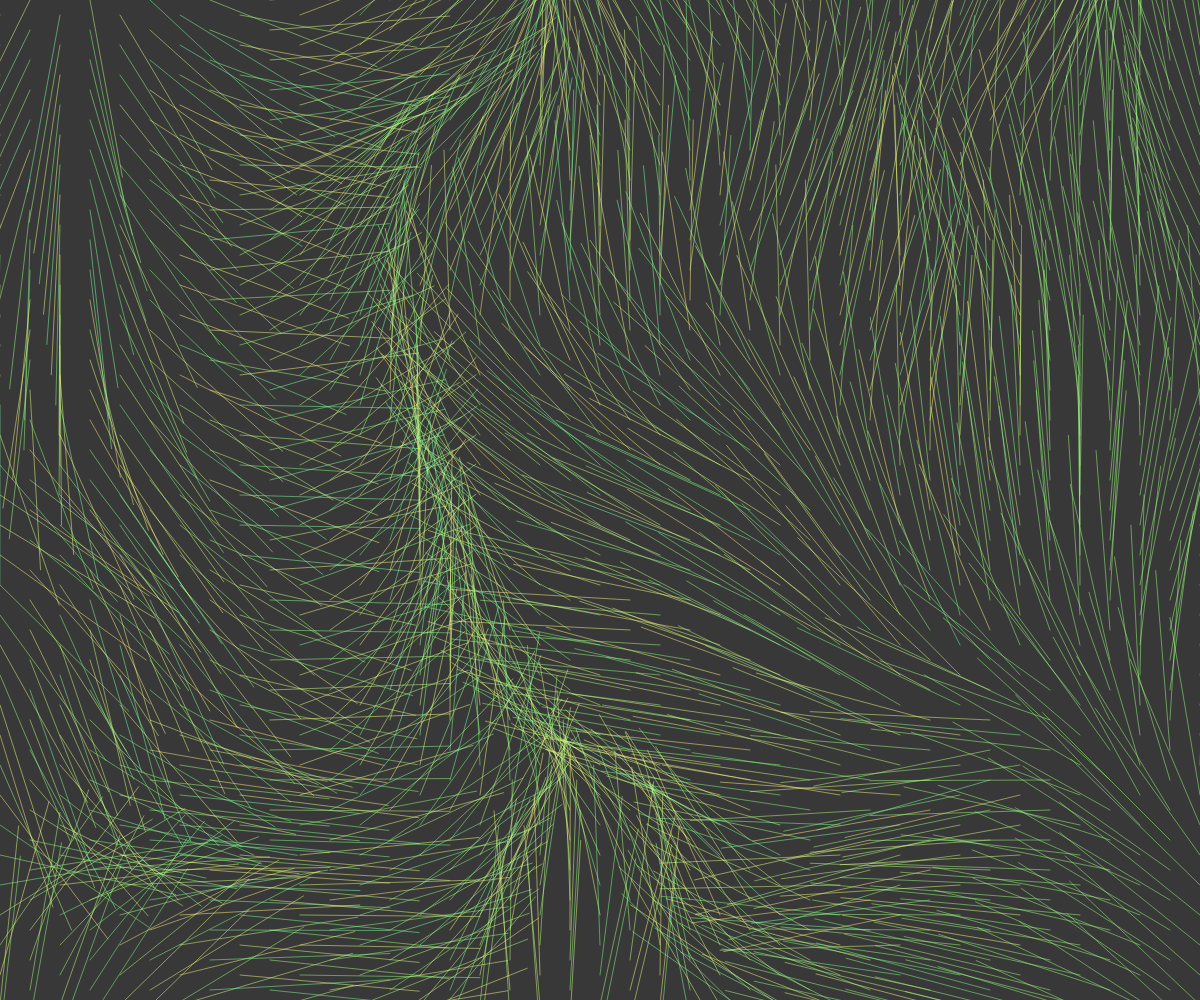
Frame 1 (no input)
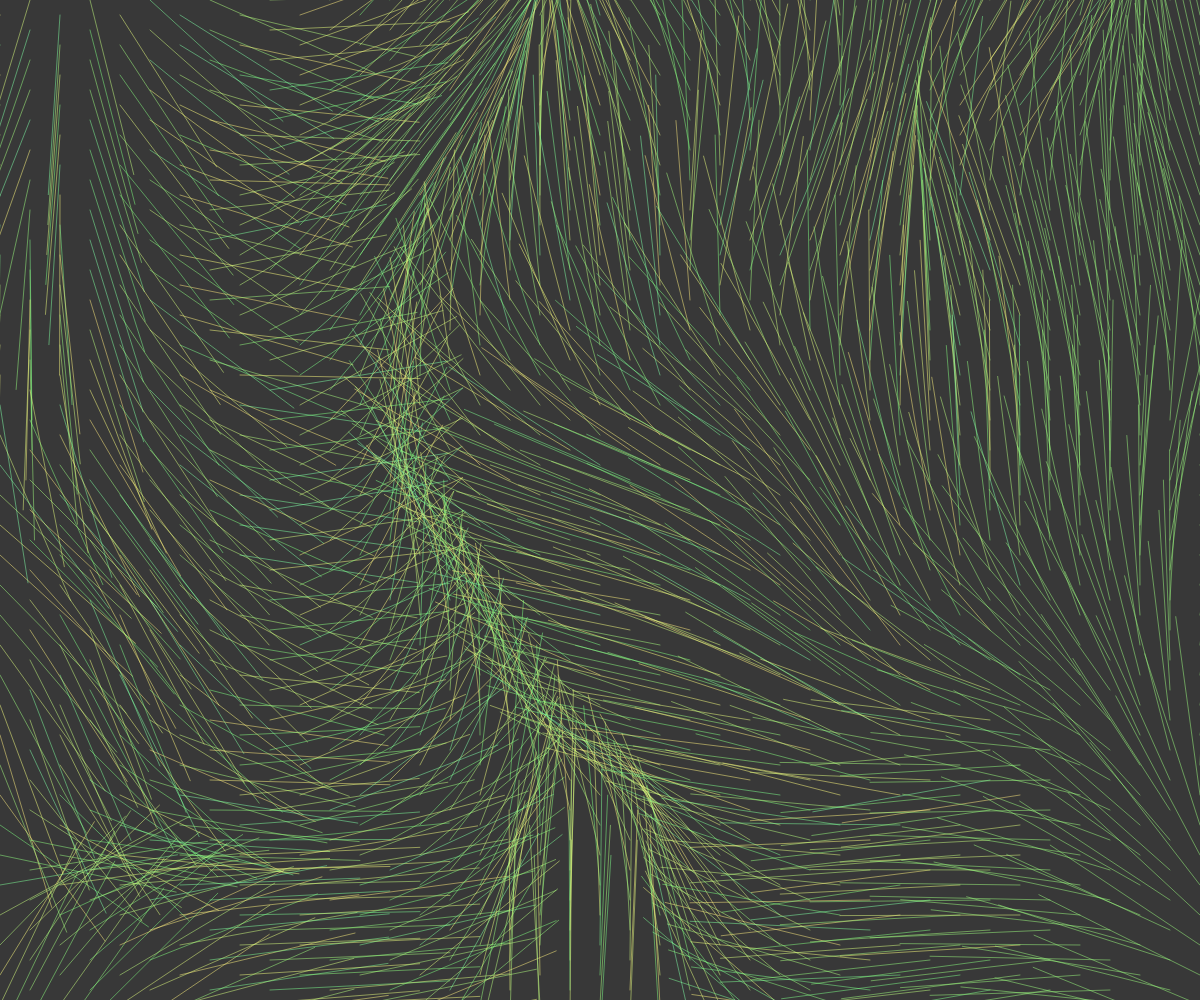
Frame 60 (no input)
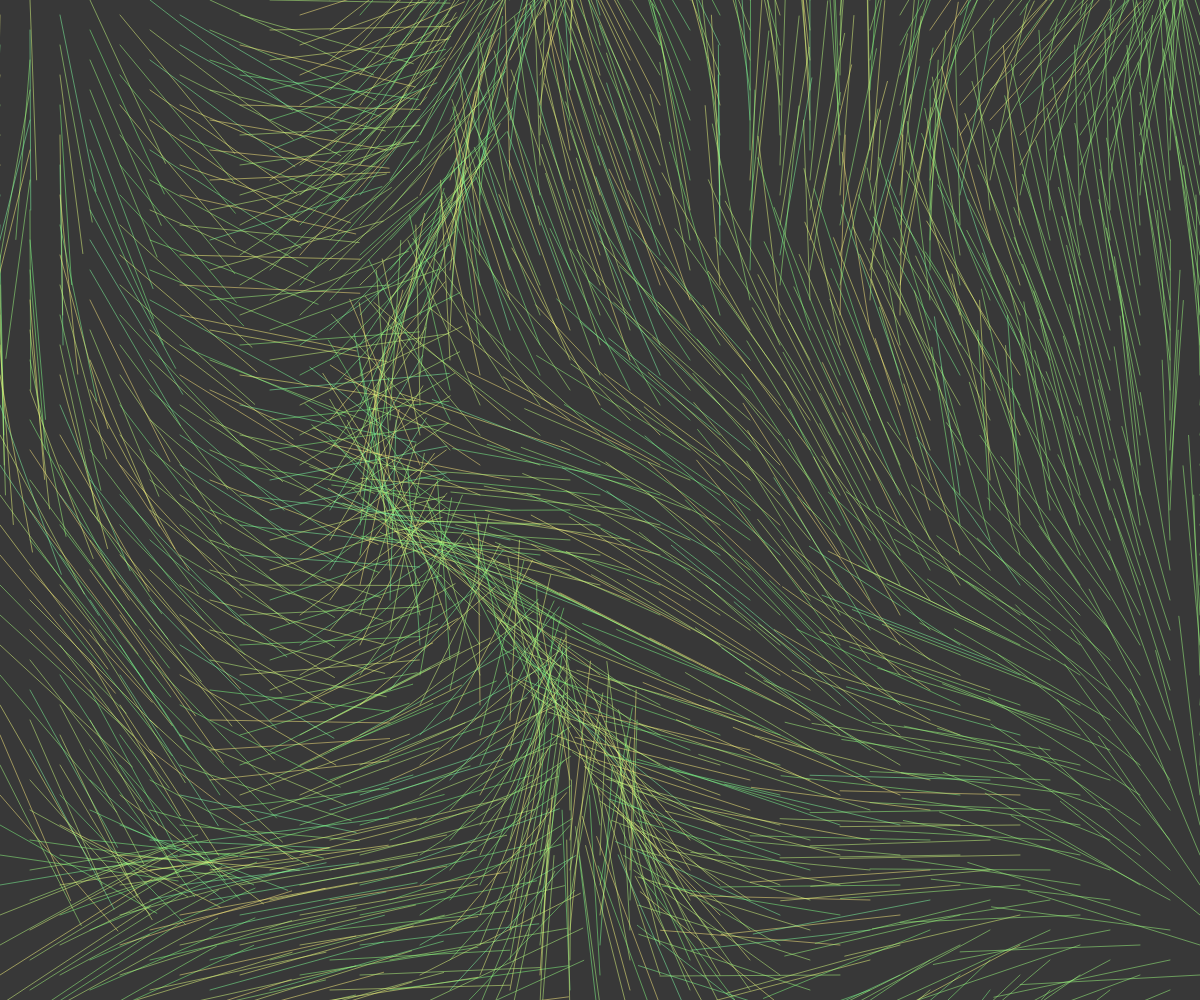
Frame 120 (the mouse pressed at the canvas centre since frame 60)

The p5.js sketch that drew these frames (run headless with seeded random() and noise() and a simulated clock; from frame 60 on, the mouse is pressed at the canvas centre):

// p5.js sketch
// ── sketch.js
/*
author:  lisper <leyapin@gmail.com> 2015
desc:    noise 2d line
This work is licensed under a Creative Commons Attribution-ShareAlike 3.0 Unported License.
*/

nx = 0;
ny = 0;
nz = 0;
color_v =[];
i_ =0;
j_=0;

function setup() {
  createCanvas(window.innerWidth, window.innerHeight);
  colorMode (HSB);
  for ( i=0; i<width+22; i += 30) { // 포스터용 10
    for ( j=0; j<height+22; j += 30) {
      append(color_v, map(random(),0,1,5,14)*10);
      }
  }
}

function draw() {
  background (30,0,22); //30,255,22 //포스터용 : 30,0,255
 // stroke(130,50,100,0.5); //130,50,100,0.5 //포스터용 110,50,50,0.2
  drawStream ();

}


function drawStream () {
  nx = 0;
  for ( i=0; i<width+22; i += 30) { // 포스터용 10
    ny = 0;
    i_++;
    for ( j=0; j<height+22; j += 30) { //포스터용 10
      let displacement =0;
      if(i%60 ==0)
       displacement = 15;

      angle = map (noise (nx, ny, nz), 0, 1.0, 0, 4* Math.PI);
       x = 180 * cos (angle); //180
       y = 180 * sin (angle);//180
       stroke(color_v[i_*(int)(((width+22))/30)+j_],50,100,0.5);
       //    console.log(i_*(int)(((width+22))/20)+j_);
     
      line (i, j+displacement, i+x, j+y+displacement);
      ny += 0.03;
      j_++;
    }
    j_=0;
    nx += 0.03;
  }
  i_=0;
  nz +=0.001;

}
